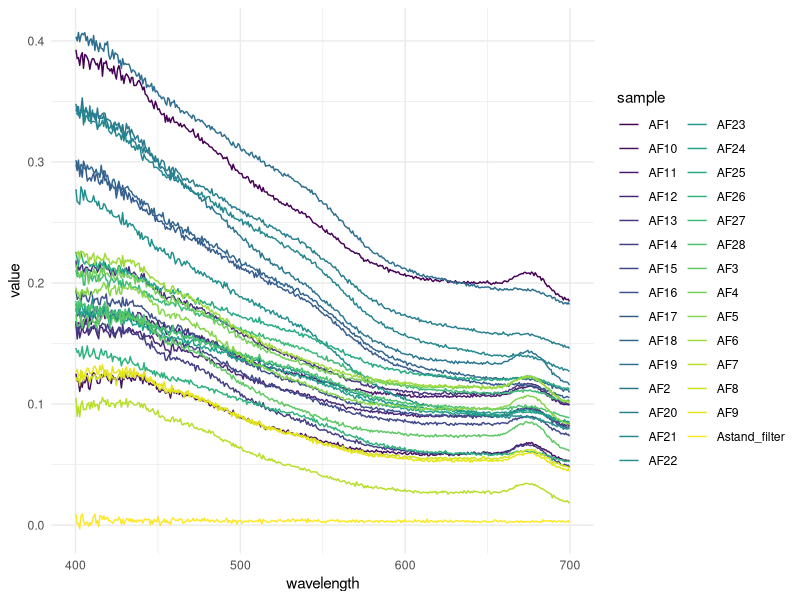
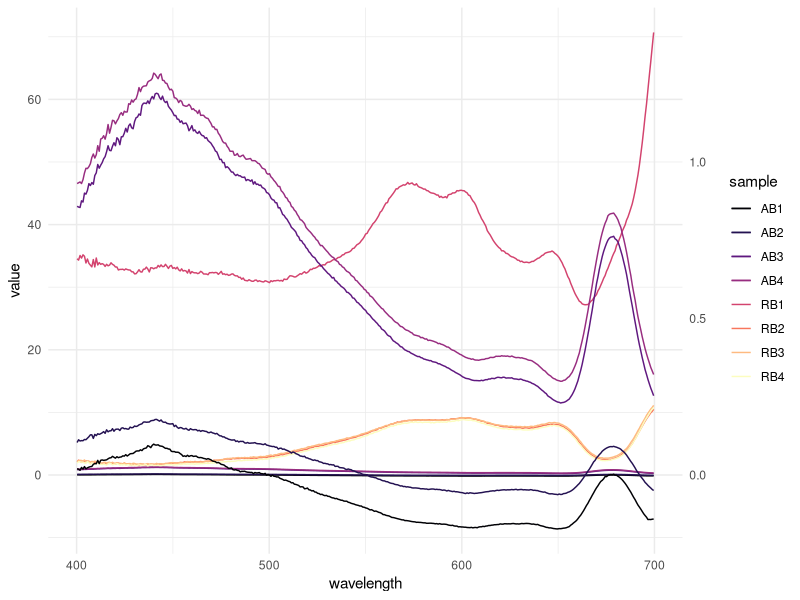

Recreate these plots in R, in order. (Note: this script raises an error after producing the figures.)
## ---- chunk 1
library(tidyverse)
library(readr)
library(readxl)
library(here)
## ---- chunk 2
#setwd("C:/Users/Eva Samson/OneDrive - University of Bergen/Dokumenter/Bergen/AB-323/bioptics")

reflectance_raw <- read_xlsx("bioptics_reflectance_v2.xlsx", skip = 11) |> 
  select(!ID)

methanol_raw <- read_xlsx("bioptics_absorbance_v2.xlsx", skip = 11, sheet = "methanol extracts") |> 
  select(!ID)

water_raw <- read_xlsx("bioptics_absorbance_v2.xlsx", skip = 11, sheet = "water extracts") |> 
  select(!ID)

invivo_raw <- read_xlsx("bioptics_absorbance_v2.xlsx", skip = 11, sheet = "in vivo") |> 
  select(!ID)

filters_raw <- read_xlsx("bioptics_absorbance_v2.xlsx", skip = 11, sheet = "filters") |> 
  select(!ID)
## ---- chunk 3
filters_PAR <- filters_raw |> 
  filter(400 <= wavelength, wavelength <= 700) |> 
  #select(!Astand_filter) |> 
  pivot_longer(cols = !wavelength, names_to = "sample", values_to = "value")
  # |> pivot_longer(cols = starts_with("A"), names_to = "sample", values_to = "value")


## ---- chunk 4
filters_plot <- 
  ggplot(filters_PAR, 
         aes(x = wavelength, y= value, colour = sample)) +
  scale_color_viridis_d() +
  geom_line() +
  theme_minimal()

filters_plot

#ggsave(here("filters_plot.png"), plot = filters_plot, width = 120, height = 100, units = "mm", scale = 1.2)
## ---- chunk 5
refl_brownalgae <- reflectance_raw |> 
  select(wavelength, contains("RB"))
abs_brownalgae <- invivo_raw |> 
  select(wavelength, contains("AB"))

refl_abs_brownalgae <- merge(refl_brownalgae, abs_brownalgae, by = "wavelength") |> 
  filter(400 <= wavelength, wavelength <= 700 ) |> 
  pivot_longer(cols = starts_with("RB") | starts_with("AB"), names_to = "sample", values_to = "value") |> 
  mutate(measurement = case_when(str_detect(sample, "R") ~ "reflectance", str_detect(sample, "A") ~ "absorbance"))


refl_abs_brownalgae_plot <- refl_abs_brownalgae |> 
  ggplot(aes(x = wavelength, y = value, color = sample)) + 
  geom_line() + 
  geom_line(data = subset(refl_abs_brownalgae, measurement == "absorbance"), aes(y = value*50)) +
  scale_color_viridis_d(option = "magma") +
  scale_y_continuous(sec.axis = sec_axis(~ . /50)) +
  theme_minimal()


refl_abs_brownalgae_plot

#ggsave(here("refl_abs_brownalgae_plot.png"), plot = refl_abs_brownalgae_plot, width = 120, height = 100, units = "mm", scale = 1.2)
## ---- chunk 6
mutate(class = case_when( str_detect(sample, "B") ~ "brown", str_detect(sample, "G") ~ "green", str_detect(sample, "AR|RR") ~ "red" )) 
## ---- chunk 7
#  filter(chl_a_ug_l_1 != "#VALUE!") |> 
#  filter(sampling_date == "24.04.2026") |> 
#  filter(filter == "GFF") |> 
#  filter(station == "Pier") |> 
#  mutate(chl_a_ug_l_1 = as.numeric(chl_a_ug_l_1)) |>
#  mutate(sample_depth_m = as.character(sample_depth_m)) |> 
#  group_by(sample_depth_m)
